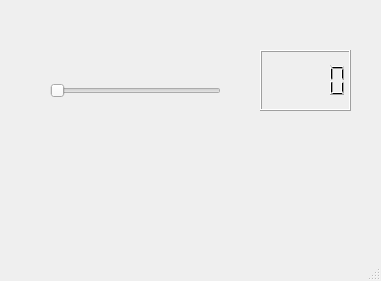
<?xml version="1.0" encoding="UTF-8"?>
<ui version="4.0">
 <class>MainWindow</class>
 <widget class="QMainWindow" name="MainWindow">
  <property name="geometry">
   <rect>
    <x>0</x>
    <y>0</y>
    <width>381</width>
    <height>281</height>
   </rect>
  </property>
  <property name="windowTitle">
   <string>MainWindow</string>
  </property>
  <widget class="QWidget" name="centralwidget">
   <widget class="QSlider" name="horizontalSlider">
    <property name="geometry">
     <rect>
      <x>50</x>
      <y>70</y>
      <width>171</width>
      <height>41</height>
     </rect>
    </property>
    <property name="orientation">
     <enum>Qt::Horizontal</enum>
    </property>
   </widget>
   <widget class="QLCDNumber" name="lcdNumber">
    <property name="geometry">
     <rect>
      <x>260</x>
      <y>50</y>
      <width>91</width>
      <height>61</height>
     </rect>
    </property>
   </widget>
  </widget>
  <widget class="QMenuBar" name="menubar">
   <property name="geometry">
    <rect>
     <x>0</x>
     <y>0</y>
     <width>381</width>
     <height>22</height>
    </rect>
   </property>
  </widget>
  <widget class="QStatusBar" name="statusbar"/>
 </widget>
 <resources/>
 <connections>
  <connection>
   <sender>horizontalSlider</sender>
   <signal>valueChanged(int)</signal>
   <receiver>lcdNumber</receiver>
   <slot>display(int)</slot>
   <hints>
    <hint type="sourcelabel">
     <x>212</x>
     <y>112</y>
    </hint>
    <hint type="destinationlabel">
     <x>304</x>
     <y>97</y>
    </hint>
   </hints>
  </connection>
 </connections>
</ui>
